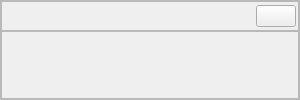
           <widget class="QFrame" name="frm_lateral_functions">
            <property name="enabled">
             <bool>true</bool>
            </property>
            <property name="minimumSize">
             <size>
              <width>300</width>
              <height>0</height>
             </size>
            </property>
            <property name="maximumSize">
             <size>
              <width>300</width>
              <height>16777215</height>
             </size>
            </property>
            <property name="frameShape">
             <enum>QFrame::Shape::StyledPanel</enum>
            </property>
            <property name="frameShadow">
             <enum>QFrame::Shadow::Raised</enum>
            </property>
            <layout class="QVBoxLayout" name="verticalLayout_7">
             <property name="spacing">
              <number>0</number>
             </property>
             <property name="leftMargin">
              <number>0</number>
             </property>
             <property name="topMargin">
              <number>0</number>
             </property>
             <property name="rightMargin">
              <number>0</number>
             </property>
             <property name="bottomMargin">
              <number>0</number>
             </property>
             <item>
              <widget class="QFrame" name="frame_3">
               <property name="minimumSize">
                <size>
                 <width>0</width>
                 <height>30</height>
                </size>
               </property>
               <property name="maximumSize">
                <size>
                 <width>16777215</width>
                 <height>30</height>
                </size>
               </property>
               <property name="frameShape">
                <enum>QFrame::Shape::StyledPanel</enum>
               </property>
               <property name="frameShadow">
                <enum>QFrame::Shadow::Raised</enum>
               </property>
               <layout class="QVBoxLayout" name="verticalLayout_8">
                <property name="leftMargin">
                 <number>2</number>
                </property>
                <property name="topMargin">
                 <number>2</number>
                </property>
                <property name="rightMargin">
                 <number>2</number>
                </property>
                <property name="bottomMargin">
                 <number>2</number>
                </property>
                <item alignment="Qt::AlignmentFlag::AlignRight|Qt::AlignmentFlag::AlignVCenter">
                 <widget class="QPushButton" name="btn_closeFrm_lateral">
                  <property name="cursor">
                   <cursorShape>PointingHandCursor</cursorShape>
                  </property>
                  <property name="text">
                   <string/>
                  </property>
                  <property name="icon">
                   <iconset resource="icon.qrc">
                    <normaloff>:/icons/icons/close.png</normaloff>:/icons/icons/close.png</iconset>
                  </property>
                  <property name="iconSize">
                   <size>
                    <width>7</width>
                    <height>7</height>
                   </size>
                  </property>
                 </widget>
                </item>
               </layout>
              </widget>
             </item>
             <item>
              <widget class="QFrame" name="frame_2">
               <property name="frameShape">
                <enum>QFrame::Shape::StyledPanel</enum>
               </property>
               <property name="frameShadow">
                <enum>QFrame::Shadow::Raised</enum>
               </property>
              </widget>
             </item>
            </layout>
           </widget>
